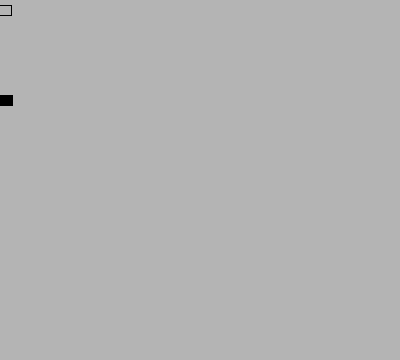
Frame 1 (no input)
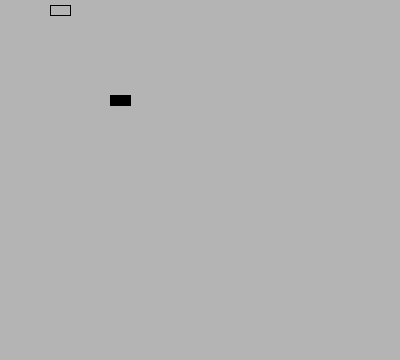
Frame 60 (the mouse pressed at the canvas centre just before this capture)
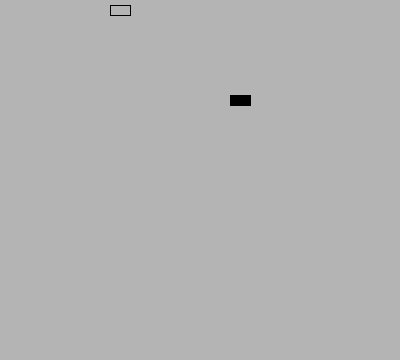
Frame 120 (the mouse held since frame 60 and released just before this capture)

The Processing sketch that drew these frames (run headless with seeded random() and noise(); from frame 60 on, the mouse is pressed at the canvas centre):

// Processing sketch: sketch_00_oop_lesson
// ── sketch_00_oop_lesson.pde
// learning OOP
// https://processing.org/tutorials/objects/ 
Car myCar1;
Car myCar2;

void setup() {
  size(400, 360);
  colorMode(HSB, height, height, height);
  noStroke();
  background(255);
  myCar1 = new Car(color(255,0,0), 0, 100, 2);
  myCar2 = new Car(color(0,0,255), 0, 10, 1);
}

void draw() {
  background(255);
  myCar1.drive();
  myCar1.display();
  myCar2.drive();
  myCar2.display();
}

// Class
class Car {
  color c;
  float xpos;
  float ypos;
  float xspeed;
  
  // Constructor
  Car(color tempC, float tempXpos, float tempYpos, float tempXspeed) {
    c = tempC;
    xpos = tempXpos;
    ypos = tempYpos;
    xspeed = tempXspeed;
  }
  
  void display() {
    stroke(0);
    fill(c);
    rectMode(CENTER);
    rect(xpos, ypos, 20, 10);
  }
  
  void drive() {
    xpos += xspeed;
    if(xpos > width) {
      xpos = 0;
    }
  }
}
